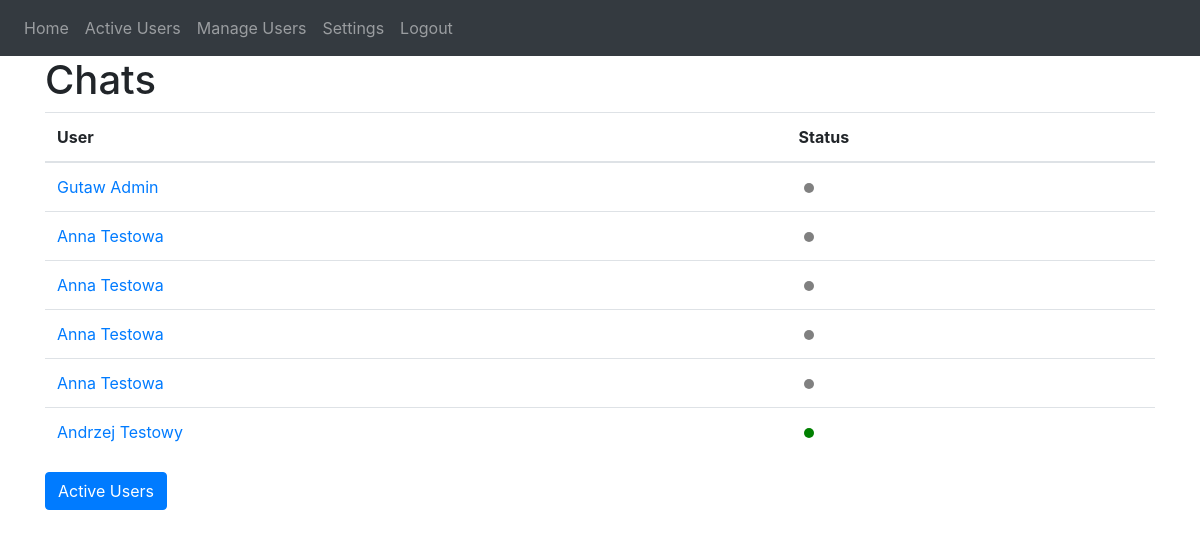
The app's page / (signed in) with its own data.
### website/models.py (models this page shows)
class Chat(db.Model):
    id = db.Column(db.Integer, primary_key=True)
    user1_id = db.Column(db.Integer, db.ForeignKey('user.id'), nullable=False)
    user2_id = db.Column(db.Integer, db.ForeignKey('user.id'), nullable=False)
    messages = db.relationship('Message', backref='chat', lazy=True)
    user1 = db.relationship('User', foreign_keys=[user1_id])
    user2 = db.relationship('User', foreign_keys=[user2_id])

class User(db.Model, UserMixin):
    id = db.Column(db.Integer, primary_key=True)
    first_name = db.Column(db.String(50), nullable=False)
    last_name = db.Column(db.String(50), nullable=False)
    email = db.Column(db.String(100), unique=True, nullable=False)
    password = db.Column(db.String(100), nullable=False)
    is_moderator = db.Column(db.Boolean, default=False)
    is_online = db.Column(db.Boolean, default=True)
    last_seen = db.Column(db.DateTime(timezone=True), default=func.now())

### website/views.py (the view)
@views.route('/', methods=['GET', 'POST'])
@login_required
def home():
    chats = Chat.query.filter((Chat.user1_id == current_user.id) | (
        Chat.user2_id == current_user.id)).all()
    def is_user_online(user):
        return user.is_online
    return render_template('home.html', user=current_user, chats=chats, is_user_online=is_user_online)

### website/__init__.py (called while the page is built)
def create_app():
    app = Flask(__name__)
    app.config['SECRET_KEY'] = 'hjshjhdjah kjshkjdhjs'
    app.config['SQLALCHEMY_DATABASE_URI'] = f'sqlite:///{DB_NAME}'
    db.init_app(app)
    socketio.init_app(app)
    from .views import views
    from .auth import auth
    app.register_blueprint(views, url_prefix='/')
    app.register_blueprint(auth, url_prefix='/')
    from .models import User
    with app.app_context():
        db.create_all()
    login_manager = LoginManager()
    login_manager.login_view = 'auth.login'
    login_manager.init_app(app)
    @login_manager.user_loader
    def load_user(id):
        return User.query.get(int(id))
    return app

### website/views.py (called while the page is built)
@views.before_request
@login_required
def update_last_seen():
    user = User.query.filter_by(id=current_user.id).first()
    if user:
        user.last_seen = datetime.now()
        db.session.commit()

@views.before_request
@login_required
def update_is_user_online():
    users = User.query.all()
    for user in users:
        if user.is_online:
            time_since_activity = (
                datetime.now() - user.last_seen).seconds / 60
            print(
                f"{user.first_name} {user.last_name} last seen: {time_since_activity}")
            if time_since_activity >= 10:
                user.is_online = False
                db.session.commit()

### website/templates/home.html
{% extends "base.html" %} {% block title %}Home{% endblock %} {% block content
%}
<h1>Chats</h1>
<table class="table">
	<thead>
		<tr>
			<th>User</th>
			<th>Status</th>
		</tr>
	</thead>
	<tbody>
		{% for chat in chats %}
		<tr>
			<td>
				<a href="{{ url_for('views.chat', chat_id=chat.id) }}">
					{% if chat.user1_id == current_user.id %}
						{{ chat.user2.first_name }}
						{{ chat.user2.last_name }}
					{% else %}
						{{ chat.user1.first_name }}
						{{ chat.user1.last_name }}
					{%	endif %}
				</a>
			</td>
			<td>
				{% if chat.user1_id == current_user.id %}
					{% if is_user_online(chat.user2) %}
					<span class="dot dot-green"></span>
					{% else %}
					<span class="dot dot-gray"></span>
					{% endif %}
				{% else %}
					{% if is_user_online(chat.user1) %}
					<span class="dot dot-green"></span>
					{% else %}
					<span class="dot dot-gray"></span>
					{% endif %}
				{%	endif %}
			</td>
		</tr>
		{% endfor %}
	</tbody>
</table>
<a href="{{ url_for('views.active') }}" class="btn btn-primary">Active Users</a>
{% endblock %}

### website/templates/base.html (shortened to what this page needs)
<!DOCTYPE html>
<html>
	<head>
		<link
			rel="stylesheet"
			href="https://stackpath.bootstrapcdn.com/bootstrap/4.4.1/css/bootstrap.min.css"
		/>
		<link
			rel="stylesheet"
			href="https://stackpath.bootstrapcdn.com/font-awesome/4.7.0/css/font-awesome.min.css"
		/>
		<link
			rel="stylesheet"
			href="{{url_for('static', filename='css/style.css')}}"
		/>
	</head>
	<body>
		<nav class="navbar navbar-expand-lg navbar-dark bg-dark">
			<div class="collapse navbar-collapse" id="navbar">
				<div class="navbar-nav">
					{% if user.is_authenticated %}
					<a class="nav-item nav-link" id="home" href="/">Home</a>
					<a class="nav-item nav-link" id="chats" href="/active"
						>Active Users</a
					>
					{% if user.is_moderator %}
					<a class="nav-item nav-link" id="manage" href="/manage"
						>Manage Users</a
					>
					{% endif %}
					<a class="nav-item nav-link" id="chats" href="/settings"
						>Settings</a
					>
					<a class="nav-item nav-link" id="logout" href="/logout"
						>Logout</a
					>
					{% endif %}
				</div>
			</div>
		</nav>
		<div class="container">{% block content %} {% endblock %}</div>
	</body>
</html>

### website/static/css/style.css (style rules this page uses)
.dot { height: 10px; width: 10px; border-radius: 50%; display: inline-block; margin-left: 5px; }
.dot-green { background-color: green; }
.dot-gray { background-color: gray; }

### records on screen
Chat: user1.first_name "Gutaw", user1.last_name "Admin"
Chat: user2.first_name "Anna", user2.last_name "Testowa"
Chat: user2.first_name "Anna", user2.last_name "Testowa"
Chat: user2.first_name "Anna", user2.last_name "Testowa"
Chat: user2.first_name "Anna", user2.last_name "Testowa"
Chat: user1.first_name "Andrzej", user1.last_name "Testowy"
